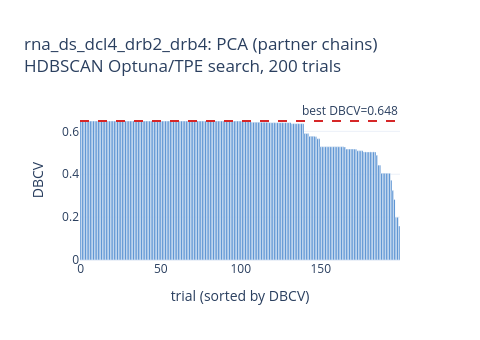
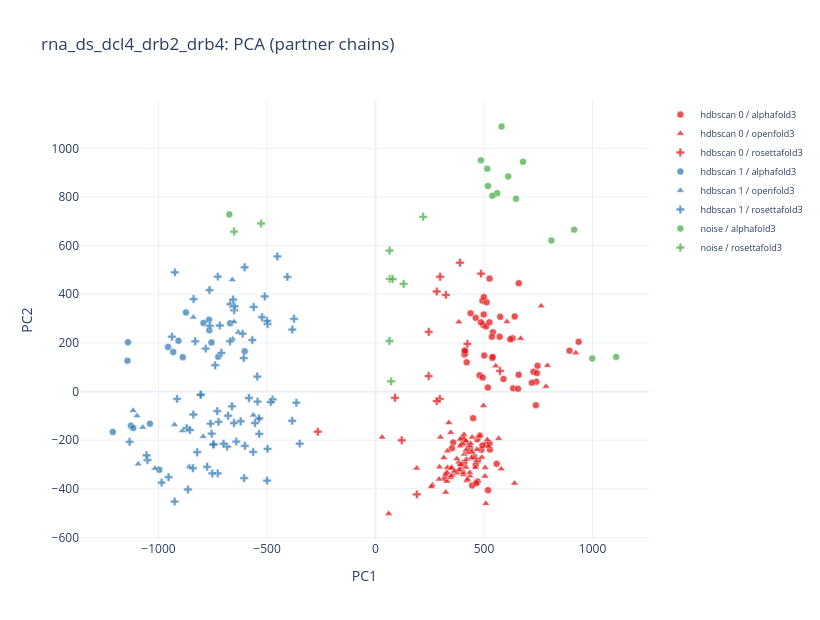

Notebook code for these charts, in order:
### Code cell
plot_pca(df, complex_name="rna_ds_dcl4_drb2_drb4", cluster_method="hdbscan", n_components="auto")  # HDBSCAN auto (Optuna/DBCV)

### Figure 1 — Plotly figure (JSON) as saved in the notebook; plotly's stock layout.template omitted (floating-point values rounded to 4 significant figures; data arrays with more than 128 entries replaced by an {"elided": "..."} marker saying what was removed)
{"data": [{"marker": {"color": "#1565C0"}, "name": "DBCV", "type": "bar", "x": {"elided": "200 int values"}, "y": {"elided": "200 float values"}}], "layout": {"annotations": [{"showarrow": false, "text": "best DBCV=0.648", "x": 1, "xanchor": "right", "xref": "x domain", "y": 0.6483, "yanchor": "bottom", "yref": "y"}], "height": 340, "shapes": [{"line": {"color": "#d62728", "dash": "dash"}, "type": "line", "x0": 0, "x1": 1, "xref": "x domain", "y0": 0.6483, "y1": 0.6483, "yref": "y"}], "showlegend": false, "title": {"text": "rna_ds_dcl4_drb2_drb4: PCA (partner chains)<br>HDBSCAN Optuna/TPE search, 200 trials"}, "width": 480, "xaxis": {"title": {"text": "trial (sorted by DBCV)"}}, "yaxis": {"title": {"text": "DBCV"}}}}

### Figure 2 — Plotly figure (JSON) as saved in the notebook; plotly's stock layout.template omitted (floating-point values rounded to 4 significant figures; data arrays with more than 128 entries replaced by an {"elided": "..."} marker saying what was removed)
{"data": [{"customdata": {"elided": "67x8 mixed values"}, "hovertemplate": "backend: %{customdata[0]}<br>seed: %{customdata[1]}<br>sample_index: %{customdata[2]}<br>cluster: %{customdata[3]}<br>ptm: %{customdata[4]}<br>iptm: %{customdata[5]}<br>ranking_score: %{customdata[6]}<br>cif_path: %{customdata[7]}<extra></extra>", "marker": {"color": "rgb(228,26,28)", "line": {"color": "white", "width": 0.5}, "opacity": 0.75, "size": 7, "symbol": "circle"}, "mode": "markers", "name": "hdbscan 0 / alphafold3", "type": "scatter", "x": [479.8, 589.6, 496.8, 492.6, 540.9, 571.9, 409.7, 413.5, 410.7, 501.0, 493.6, 453.4, 403.6, 321.3, 436.0, 358.2, 445.5, 470.3, 741.1, 464.1, 472.7, 536.0, 631.6, 660.0, 509.6, 621.2, 739.0, 461.7, 936.0, 894.1, 449.7, 511.8, 498.5, 537.7, 574.6, 409.7, 524.7, 480.6, 527.3, 641.2, 486.0, 411.6, 539.9, 517.7, 634.4, 487.8, 659.6, 438.1, 746.6, 720.3, 525.4, 395.3, 468.8, 558.0, 461.5, 656.5, 727.9, 420.0, 743.7, 493.2, 512.0, 426.4, 352.3, 402.2, 525.7, 499.5, 518.4], "y": [66.42, 51.55, 273.6, 373.6, 243.9, 225.3, 152.1, 158.1, 168.0, 148.3, 57.65, -265.9, -202.8, -357.7, -236.0, -209.6, -386.7, -370.0, 40.27, -377.0, -283.6, 225.1, 218.8, 445.3, 267.7, 215.2, -55.98, 302.9, 204.3, 168.1, -109.4, -217.0, 316.9, 137.9, 307.2, -291.8, 284.5, -180.5, -238.3, 308.7, 284.8, 167.8, 142.1, 16.64, 13.08, -239.5, 68.8, 322.1, 105.9, 36.21, -212.6, -301.7, -196.4, -297.2, -301.8, 11.13, 81.28, 120.0, 75.77, -221.9, 367.5, -223.8, -232.9, -192.2, 464.4, 388.7, -405.5]}, {"customdata": {"elided": "84x8 mixed values"}, "hovertemplate": "backend: %{customdata[0]}<br>seed: %{customdata[1]}<br>sample_index: %{customdata[2]}<br>cluster: %{customdata[3]}<br>ptm: %{customdata[4]}<br>iptm: %{customdata[5]}<br>ranking_score: %{customdata[6]}<br>cif_path: %{customdata[7]}<extra></extra>", "marker": {"color": "rgb(228,26,28)", "line": {"color": "white", "width": 0.5}, "opacity": 0.75, "size": 7, "symbol": "triangle-up"}, "mode": "markers", "name": "hdbscan 0 / openfold3", "type": "scatter", "x": [390.2, 327.9, 515.3, 315.0, 419.2, 403.9, 397.9, 337.6, 445.0, 668.7, 605.5, 505.5, 465.9, 352.5, 434.7, 353.2, 554.0, 329.6, 521.1, 399.7, 328.4, 331.2, 436.0, 323.5, 419.7, 323.4, 383.4, 460.2, 409.5, 372.6, 349.7, 402.7, 508.4, 441.3, 431.9, 345.0, 60.7, 434.3, 30.38, 383.8, 407.6, 444.1, 467.0, 437.9, 427.6, 640.6, 388.7, 189.7, 405.3, 389.4, 349.1, 331.4, 455.9, 393.1, 567.0, 442.6, 474.0, 480.8, 390.5, 579.3, 504.3, 420.5, 346.4, 424.3, 415.7, 403.2, 374.5, 489.8, 298.8, 294.6, 785.6, 348.3, 262.1, 386.1, 374.5, 792.7, 416.3, 922.9, 763.4, 257.3, 417.6, 293.2, 363.7, 497.6], "y": [-195.9, -331.3, -198.3, -272.1, -206.3, -218.0, -216.7, -128.6, -188.4, 217.9, 287.2, -313.1, -284.1, -312.5, -347.8, -341.9, 105.0, -369.5, -225.2, -213.2, -333.9, -312.7, -223.7, -414.7, -279.0, -340.7, -289.8, -312.4, -257.6, -329.9, -316.6, -326.4, -460.9, -250.8, -243.2, -354.8, -502.1, -333.4, -188.2, 286.2, -176.5, -247.6, -238.7, -213.7, -250.1, -377.5, -319.0, -315.2, -342.1, -299.0, -314.6, -244.7, -275.4, -300.1, -193.7, -272.8, -185.5, -182.2, -223.7, -318.4, -348.7, -366.7, -169.0, -360.8, -202.5, -335.1, -335.1, -270.6, -187.6, -310.7, 20.73, -347.5, -384.9, -322.7, -276.9, 106.7, -311.7, 158.8, 351.8, -391.6, -240.5, -360.7, -327.3, -58.14]}, {"customdata": [["rosettafold3", 11, 2, 1, 0.4456, 0.3917, -99.6, "rna_ds_dcl4_drb2_drb4/rosettafold_rna_ds_dcl4_drb2_drb4/rosettafold_results_seed-11/rna_ds_dcl4_drb2_drb4/seed-11_sample-2/rna_ds_dcl4_drb2_drb4_seed-11_sample-2_model_fixed.cif"], ["rosettafold3", 16, 0, 1, 0.4372, 0.3459, -99.64, "rna_ds_dcl4_drb2_drb4/rosettafold_rna_ds_dcl4_drb2_drb4/rosettafold_results_seed-16/rna_ds_dcl4_drb2_drb4/seed-16_sample-0/rna_ds_dcl4_drb2_drb4_seed-16_sample-0_model_fixed.cif"], ["rosettafold3", 16, 1, 1, 0.4364, 0.326, -99.65, "rna_ds_dcl4_drb2_drb4/rosettafold_rna_ds_dcl4_drb2_drb4/rosettafold_results_seed-16/rna_ds_dcl4_drb2_drb4/seed-16_sample-1/rna_ds_dcl4_drb2_drb4_seed-16_sample-1_model_fixed.cif"], ["rosettafold3", 16, 2, 1, 0.4373, 0.3456, -99.64, "rna_ds_dcl4_drb2_drb4/rosettafold_rna_ds_dcl4_drb2_drb4/rosettafold_results_seed-16/rna_ds_dcl4_drb2_drb4/seed-16_sample-2/rna_ds_dcl4_drb2_drb4_seed-16_sample-2_model_fixed.cif"], ["rosettafold3", 16, 3, 1, 0.4343, 0.3334, -99.65, "rna_ds_dcl4_drb2_drb4/rosettafold_rna_ds_dcl4_drb2_drb4/rosettafold_results_seed-16/rna_ds_dcl4_drb2_drb4/seed-16_sample-3/rna_ds_dcl4_drb2_drb4_seed-16_sample-3_model_fixed.cif"], ["rosettafold3", 16, 4, 1, 0.4388, 0.3476, -99.63, "rna_ds_dcl4_drb2_drb4/rosettafold_rna_ds_dcl4_drb2_drb4/rosettafold_results_seed-16/rna_ds_dcl4_drb2_drb4/seed-16_sample-4/rna_ds_dcl4_drb2_drb4_seed-16_sample-4_model_fixed.cif"], ["rosettafold3", 18, 0, 1, 0.4475, 0.3899, -99.6, "rna_ds_dcl4_drb2_drb4/rosettafold_rna_ds_dcl4_drb2_drb4/rosettafold_results_seed-18/rna_ds_dcl4_drb2_drb4/seed-18_sample-0/rna_ds_dcl4_drb2_drb4_seed-18_sample-0_model_fixed.cif"], ["rosettafold3", 19, 0, 1, 0.4532, 0.4191, -99.57, "rna_ds_dcl4_drb2_drb4/rosettafold_rna_ds_dcl4_drb2_drb4/rosettafold_results_seed-19/rna_ds_dcl4_drb2_drb4/seed-19_sample-0/rna_ds_dcl4_drb2_drb4_seed-19_sample-0_model_fixed.cif"], ["rosettafold3", 19, 1, 1, 0.4551, 0.4216, -99.57, "rna_ds_dcl4_drb2_drb4/rosettafold_rna_ds_dcl4_drb2_drb4/rosettafold_results_seed-19/rna_ds_dcl4_drb2_drb4/seed-19_sample-1/rna_ds_dcl4_drb2_drb4_seed-19_sample-1_model_fixed.cif"], ["rosettafold3", 19, 3, 1, 0.4531, 0.4207, -99.57, "rna_ds_dcl4_drb2_drb4/rosettafold_rna_ds_dcl4_drb2_drb4/rosettafold_results_seed-19/rna_ds_dcl4_drb2_drb4/seed-19_sample-3/rna_ds_dcl4_drb2_drb4_seed-19_sample-3_model_fixed.cif"], ["rosettafold3", 2, 3, 1, 0.4303, 0.341, -99.64, "rna_ds_dcl4_drb2_drb4/rosettafold_rna_ds_dcl4_drb2_drb4/rosettafold_results_seed-2/rna_ds_dcl4_drb2_drb4/seed-2_sample-3/rna_ds_dcl4_drb2_drb4_seed-2_sample-3_model_fixed.cif"], ["rosettafold3", 8, 0, 1, 0.4284, 0.3269, -99.65, "rna_ds_dcl4_drb2_drb4/rosettafold_rna_ds_dcl4_drb2_drb4/rosettafold_results_seed-8/rna_ds_dcl4_drb2_drb4/seed-8_sample-0/rna_ds_dcl4_drb2_drb4_seed-8_sample-0_model_fixed.cif"], ["rosettafold3", 8, 4, 1, 0.429, 0.3109, -99.67, "rna_ds_dcl4_drb2_drb4/rosettafold_rna_ds_dcl4_drb2_drb4/rosettafold_results_seed-8/rna_ds_dcl4_drb2_drb4/seed-8_sample-4/rna_ds_dcl4_drb2_drb4_seed-8_sample-4_model_fixed.cif"], ["rosettafold3", 9, 1, 2, 0.4457, 0.3554, -99.63, "rna_ds_dcl4_drb2_drb4/rosettafold_rna_ds_dcl4_drb2_drb4/rosettafold_results_seed-9/rna_ds_dcl4_drb2_drb4/seed-9_sample-1/rna_ds_dcl4_drb2_drb4_seed-9_sample-1_model_fixed.cif"], ["rosettafold3", 9, 2, 1, 0.4414, 0.351, -99.63, "rna_ds_dcl4_drb2_drb4/rosettafold_rna_ds_dcl4_drb2_drb4/rosettafold_results_seed-9/rna_ds_dcl4_drb2_drb4/seed-9_sample-2/rna_ds_dcl4_drb2_drb4_seed-9_sample-2_model_fixed.cif"]], "hovertemplate": "backend: %{customdata[0]}<br>seed: %{customdata[1]}<br>sample_index: %{customdata[2]}<br>cluster: %{customdata[3]}<br>ptm: %{customdata[4]}<br>iptm: %{customdata[5]}<br>ranking_score: %{customdata[6]}<br>cif_path: %{customdata[7]}<extra></extra>", "marker": {"color": "rgb(228,26,28)", "line": {"color": "white", "width": 0.5}, "opacity": 0.75, "size": 7, "symbol": "cross"}, "mode": "markers", "name": "hdbscan 0 / rosettafold3", "type": "scatter", "x": [423.2, 324.1, 190.5, 486.5, 573.5, 282.2, 120.7, 296.1, 89.58, 282.3, 388.9, 244.9, 245.1, -266.3, 297.7], "y": [195.9, 397.4, -423.0, 484.8, 84.63, 411.4, -200.5, -30.25, -25.88, -39.64, 529.7, 63.63, 245.6, -165.2, 472.0]}, {"customdata": {"elided": "19x8 mixed values"}, "hovertemplate": "backend: %{customdata[0]}<br>seed: %{customdata[1]}<br>sample_index: %{customdata[2]}<br>cluster: %{customdata[3]}<br>ptm: %{customdata[4]}<br>iptm: %{customdata[5]}<br>ranking_score: %{customdata[6]}<br>cif_path: %{customdata[7]}<extra></extra>", "marker": {"color": "rgb(55,126,184)", "line": {"color": "white", "width": 0.5}, "opacity": 0.75, "size": 7, "symbol": "circle"}, "mode": "markers", "name": "hdbscan 1 / alphafold3", "type": "scatter", "x": [-765.8, -756.1, -724.9, -1040.0, -793.0, -670.0, -602.9, -1141.0, -956.3, -888.3, -873.5, -1143.0, -996.5, -932.2, -908.3, -767.1, -1211.0, -1128.0, -1116.0], "y": [252.1, 202.1, 143.2, -132.3, 282.3, 280.6, 165.4, 202.7, 183.3, 141.2, 325.1, 126.3, -321.6, 163.0, 208.8, 295.2, -166.1, -140.3, -150.2]}, {"customdata": [["openfold3", 1, null, 2, 0.4903, 0.2658, 0.3171, "rna_ds_dcl4_drb2_drb4/openfold_rna_ds_dcl4_drb2_drb4/openfold_results_seed-1/rna_ds_dcl4_drb2_drb4/seed_1/rna_ds_dcl4_drb2_drb4_seed_1_sample_4_model_fixed.cif"], ["openfold3", 11, null, 2, 0.4899, 0.3429, 0.3882, "rna_ds_dcl4_drb2_drb4/openfold_rna_ds_dcl4_drb2_drb4/openfold_results_seed-11/rna_ds_dcl4_drb2_drb4/seed_11/rna_ds_dcl4_drb2_drb4_seed_11_sample_1_model_fixed.cif"], ["openfold3", 11, null, 2, 0.4893, 0.2715, 0.3243, "rna_ds_dcl4_drb2_drb4/openfold_rna_ds_dcl4_drb2_drb4/openfold_results_seed-11/rna_ds_dcl4_drb2_drb4/seed_11/rna_ds_dcl4_drb2_drb4_seed_11_sample_2_model_fixed.cif"], ["openfold3", 11, null, 2, 0.4804, 0.2445, 0.2963, "rna_ds_dcl4_drb2_drb4/openfold_rna_ds_dcl4_drb2_drb4/openfold_results_seed-11/rna_ds_dcl4_drb2_drb4/seed_11/rna_ds_dcl4_drb2_drb4_seed_11_sample_4_model_fixed.cif"], ["openfold3", 13, null, 2, 0.4731, 0.2727, 0.3182, "rna_ds_dcl4_drb2_drb4/openfold_rna_ds_dcl4_drb2_drb4/openfold_results_seed-13/rna_ds_dcl4_drb2_drb4/seed_13/rna_ds_dcl4_drb2_drb4_seed_13_sample_1_model_fixed.cif"], ["openfold3", 13, null, 2, 0.4836, 0.2661, 0.3186, "rna_ds_dcl4_drb2_drb4/openfold_rna_ds_dcl4_drb2_drb4/openfold_results_seed-13/rna_ds_dcl4_drb2_drb4/seed_13/rna_ds_dcl4_drb2_drb4_seed_13_sample_3_model_fixed.cif"], ["openfold3", 13, null, 2, 0.4818, 0.2493, 0.2984, "rna_ds_dcl4_drb2_drb4/openfold_rna_ds_dcl4_drb2_drb4/openfold_results_seed-13/rna_ds_dcl4_drb2_drb4/seed_13/rna_ds_dcl4_drb2_drb4_seed_13_sample_4_model_fixed.cif"], ["openfold3", 13, null, 2, 0.4836, 0.2408, 0.3038, "rna_ds_dcl4_drb2_drb4/openfold_rna_ds_dcl4_drb2_drb4/openfold_results_seed-13/rna_ds_dcl4_drb2_drb4/seed_13/rna_ds_dcl4_drb2_drb4_seed_13_sample_5_model_fixed.cif"], ["openfold3", 16, null, 2, 0.4613, 0.2568, 0.2977, "rna_ds_dcl4_drb2_drb4/openfold_rna_ds_dcl4_drb2_drb4/openfold_results_seed-16/rna_ds_dcl4_drb2_drb4/seed_16/rna_ds_dcl4_drb2_drb4_seed_16_sample_5_model_fixed.cif"], ["openfold3", 17, null, 2, 0.512, 0.3839, 0.4111, "rna_ds_dcl4_drb2_drb4/openfold_rna_ds_dcl4_drb2_drb4/openfold_results_seed-17/rna_ds_dcl4_drb2_drb4/seed_17/rna_ds_dcl4_drb2_drb4_seed_17_sample_1_model_fixed.cif"], ["openfold3", 17, null, 2, 0.5066, 0.3719, 0.3989, "rna_ds_dcl4_drb2_drb4/openfold_rna_ds_dcl4_drb2_drb4/openfold_results_seed-17/rna_ds_dcl4_drb2_drb4/seed_17/rna_ds_dcl4_drb2_drb4_seed_17_sample_2_model_fixed.cif"], ["openfold3", 19, null, 2, 0.4891, 0.3079, 0.358, "rna_ds_dcl4_drb2_drb4/openfold_rna_ds_dcl4_drb2_drb4/openfold_results_seed-19/rna_ds_dcl4_drb2_drb4/seed_19/rna_ds_dcl4_drb2_drb4_seed_19_sample_1_model_fixed.cif"], ["openfold3", 19, null, 2, 0.4801, 0.3047, 0.3478, "rna_ds_dcl4_drb2_drb4/openfold_rna_ds_dcl4_drb2_drb4/openfold_results_seed-19/rna_ds_dcl4_drb2_drb4/seed_19/rna_ds_dcl4_drb2_drb4_seed_19_sample_2_model_fixed.cif"], ["openfold3", 19, null, 2, 0.4963, 0.3124, 0.3645, "rna_ds_dcl4_drb2_drb4/openfold_rna_ds_dcl4_drb2_drb4/openfold_results_seed-19/rna_ds_dcl4_drb2_drb4/seed_19/rna_ds_dcl4_drb2_drb4_seed_19_sample_3_model_fixed.cif"], ["openfold3", 19, null, 2, 0.4835, 0.2998, 0.3434, "rna_ds_dcl4_drb2_drb4/openfold_rna_ds_dcl4_drb2_drb4/openfold_results_seed-19/rna_ds_dcl4_drb2_drb4/seed_19/rna_ds_dcl4_drb2_drb4_seed_19_sample_4_model_fixed.cif"], ["openfold3", 20, null, 2, 0.512, 0.4376, 0.4545, "rna_ds_dcl4_drb2_drb4/openfold_rna_ds_dcl4_drb2_drb4/openfold_results_seed-20/rna_ds_dcl4_drb2_drb4/seed_20/rna_ds_dcl4_drb2_drb4_seed_20_sample_3_model_fixed.cif"]], "hovertemplate": "backend: %{customdata[0]}<br>seed: %{customdata[1]}<br>sample_index: %{customdata[2]}<br>cluster: %{customdata[3]}<br>ptm: %{customdata[4]}<br>iptm: %{customdata[5]}<br>ranking_score: %{customdata[6]}<br>cif_path: %{customdata[7]}<extra></extra>", "marker": {"color": "rgb(55,126,184)", "line": {"color": "white", "width": 0.5}, "opacity": 0.75, "size": 7, "symbol": "triangle-up"}, "mode": "markers", "name": "hdbscan 1 / openfold3", "type": "scatter", "x": [-660.1, -658.3, -651.7, -537.2, -563.0, -632.2, -794.5, -1016.0, -840.0, -889.9, -858.4, -1099.0, -1073.0, -1117.0, -926.4, -1094.0], "y": [459.1, 215.5, 286.6, -111.9, -97.08, 243.7, -185.2, -315.9, 305.2, -161.1, -309.7, -100.0, -147.4, -78.45, -137.1, -298.6]}, {"customdata": {"elided": "76x8 mixed values"}, "hovertemplate": "backend: %{customdata[0]}<br>seed: %{customdata[1]}<br>sample_index: %{customdata[2]}<br>cluster: %{customdata[3]}<br>ptm: %{customdata[4]}<br>iptm: %{customdata[5]}<br>ranking_score: %{customdata[6]}<br>cif_path: %{customdata[7]}<extra></extra>", "marker": {"color": "rgb(55,126,184)", "line": {"color": "white", "width": 0.5}, "opacity": 0.75, "size": 7, "symbol": "cross"}, "mode": "markers", "name": "hdbscan 1 / rosettafold3", "type": "scatter", "x": [-727.5, -605.4, -953.8, -752.3, -776.2, -782.8, -545.1, -839.5, -669.2, -603.1, -612.6, -838.5, -383.3, -452.5, -831.0, -536.7, -497.6, -745.0, -583.1, -683.8, -651.3, -641.4, -723.5, -869.8, -765.3, -924.7, -726.8, -803.5, -364.8, -986.0, -384.0, -841.8, -914.4, -561.6, -938.2, -497.5, -474.3, -621.5, -670.2, -499.8, -729.2, -763.7, -747.5, -1051.0, -1055.0, -1133.0, -926.0, -510.5, -543.7, -649.5, -555.2, -806.2, -602.2, -821.8, -499.7, -406.1, -523.2, -760.3, -717.6, -710.2, -652.1, -661.4, -755.2, -739.0, -567.8, -656.3, -855.7, -700.3, -679.5, -482.4, -607.2, -864.5, -536.1, -375.6, -563.9, -349.6], "y": [-336.8, -356.3, -352.3, -336.9, -309.5, 176.5, 61.63, -94.48, 359.6, 510.9, 237.7, 380.3, 254.8, 555.4, 206.5, -110.6, -235.7, -217.3, -26.62, -226.4, 334.2, -205.7, -125.0, -150.6, 417.2, 490.0, 472.3, -11.89, -45.98, -374.6, -120.4, -315.5, -30.23, 347.7, 225.4, 277.1, -32.61, -122.2, 206.4, 290.1, -80.79, 270.4, -217.9, -281.6, -262.3, -206.7, -452.5, 390.9, -41.23, 350.7, -129.9, -13.72, -223.2, -249.5, -366.6, 471.3, 305.6, -131.9, 271.6, 159.2, -129.4, -60.79, -173.4, 108.3, 211.8, 378.1, -158.3, -214.6, -99.56, -43.31, 137.6, -402.8, -174.1, 299.1, -248.4, -214.4]}, {"customdata": [["alphafold3", 10, 1, 1, 0.49, 0.3, 0.34, "rna_ds_dcl4_drb2_drb4/alphafold3_rna_ds_dcl4_drb2_drb4/seed-10_sample-1/rna_ds_dcl4_drb2_drb4_seed-10_sample-1_model.cif"], ["alphafold3", 15, 4, 1, 0.5, 0.32, 0.36, "rna_ds_dcl4_drb2_drb4/alphafold3_rna_ds_dcl4_drb2_drb4/seed-15_sample-4/rna_ds_dcl4_drb2_drb4_seed-15_sample-4_model.cif"], ["alphafold3", 17, 1, 2, 0.49, 0.29, 0.33, "rna_ds_dcl4_drb2_drb4/alphafold3_rna_ds_dcl4_drb2_drb4/seed-17_sample-1/rna_ds_dcl4_drb2_drb4_seed-17_sample-1_model.cif"], ["alphafold3", 17, 4, 1, 0.49, 0.3, 0.34, "rna_ds_dcl4_drb2_drb4/alphafold3_rna_ds_dcl4_drb2_drb4/seed-17_sample-4/rna_ds_dcl4_drb2_drb4_seed-17_sample-4_model.cif"], ["alphafold3", 18, 0, 1, 0.48, 0.3, 0.34, "rna_ds_dcl4_drb2_drb4/alphafold3_rna_ds_dcl4_drb2_drb4/seed-18_sample-0/rna_ds_dcl4_drb2_drb4_seed-18_sample-0_model.cif"], ["alphafold3", 18, 3, 1, 0.48, 0.31, 0.34, "rna_ds_dcl4_drb2_drb4/alphafold3_rna_ds_dcl4_drb2_drb4/seed-18_sample-3/rna_ds_dcl4_drb2_drb4_seed-18_sample-3_model.cif"], ["alphafold3", 1, 0, 1, 0.49, 0.31, 0.35, "rna_ds_dcl4_drb2_drb4/alphafold3_rna_ds_dcl4_drb2_drb4/seed-1_sample-0/rna_ds_dcl4_drb2_drb4_seed-1_sample-0_model.cif"], ["alphafold3", 1, 2, 1, 0.51, 0.31, 0.4, "rna_ds_dcl4_drb2_drb4/alphafold3_rna_ds_dcl4_drb2_drb4/seed-1_sample-2/rna_ds_dcl4_drb2_drb4_seed-1_sample-2_model.cif"], ["alphafold3", 1, 3, 1, 0.51, 0.32, 0.36, "rna_ds_dcl4_drb2_drb4/alphafold3_rna_ds_dcl4_drb2_drb4/seed-1_sample-3/rna_ds_dcl4_drb2_drb4_seed-1_sample-3_model.cif"], ["alphafold3", 1, 4, 1, 0.49, 0.3, 0.34, "rna_ds_dcl4_drb2_drb4/alphafold3_rna_ds_dcl4_drb2_drb4/seed-1_sample-4/rna_ds_dcl4_drb2_drb4_seed-1_sample-4_model.cif"], ["alphafold3", 4, 2, 1, 0.51, 0.31, 0.43, "rna_ds_dcl4_drb2_drb4/alphafold3_rna_ds_dcl4_drb2_drb4/seed-4_sample-2/rna_ds_dcl4_drb2_drb4_seed-4_sample-2_model.cif"], ["alphafold3", 7, 3, 1, 0.49, 0.3, 0.34, "rna_ds_dcl4_drb2_drb4/alphafold3_rna_ds_dcl4_drb2_drb4/seed-7_sample-3/rna_ds_dcl4_drb2_drb4_seed-7_sample-3_model.cif"], ["alphafold3", 9, 0, 1, 0.48, 0.3, 0.34, "rna_ds_dcl4_drb2_drb4/alphafold3_rna_ds_dcl4_drb2_drb4/seed-9_sample-0/rna_ds_dcl4_drb2_drb4_seed-9_sample-0_model.cif"], ["alphafold3", 9, 4, 1, 0.47, 0.3, 0.34, "rna_ds_dcl4_drb2_drb4/alphafold3_rna_ds_dcl4_drb2_drb4/seed-9_sample-4/rna_ds_dcl4_drb2_drb4_seed-9_sample-4_model.cif"]], "hovertemplate": "backend: %{customdata[0]}<br>seed: %{customdata[1]}<br>sample_index: %{customdata[2]}<br>cluster: %{customdata[3]}<br>ptm: %{customdata[4]}<br>iptm: %{customdata[5]}<br>ranking_score: %{customdata[6]}<br>cif_path: %{customdata[7]}<extra></extra>", "marker": {"color": "rgb(77,175,74)", "line": {"color": "white", "width": 0.5}, "opacity": 0.75, "size": 7, "symbol": "circle"}, "mode": "markers", "name": "noise / alphafold3", "type": "scatter", "x": [518.1, 580.8, -673.7, 560.1, 647.2, 611.3, 810.4, 998.7, 915.4, 1109.0, 538.3, 514.7, 485.7, 679.6], "y": [845.3, 1090.0, 728.4, 815.8, 793.2, 884.3, 621.5, 136.2, 665.7, 142.3, 805.5, 916.2, 950.9, 944.9]}, {"customdata": [["rosettafold3", 14, 3, 2, 0.4524, 0.4037, -99.59, "rna_ds_dcl4_drb2_drb4/rosettafold_rna_ds_dcl4_drb2_drb4/rosettafold_results_seed-14/rna_ds_dcl4_drb2_drb4/seed-14_sample-3/rna_ds_dcl4_drb2_drb4_seed-14_sample-3_model_fixed.cif"], ["rosettafold3", 17, 1, 1, 0.4353, 0.3833, -99.61, "rna_ds_dcl4_drb2_drb4/rosettafold_rna_ds_dcl4_drb2_drb4/rosettafold_results_seed-17/rna_ds_dcl4_drb2_drb4/seed-17_sample-1/rna_ds_dcl4_drb2_drb4_seed-17_sample-1_model_fixed.cif"], ["rosettafold3", 18, 4, 2, 0.4462, 0.3888, -99.6, "rna_ds_dcl4_drb2_drb4/rosettafold_rna_ds_dcl4_drb2_drb4/rosettafold_results_seed-18/rna_ds_dcl4_drb2_drb4/seed-18_sample-4/rna_ds_dcl4_drb2_drb4_seed-18_sample-4_model_fixed.cif"], ["rosettafold3", 19, 2, 1, 0.455, 0.4203, -99.57, "rna_ds_dcl4_drb2_drb4/rosettafold_rna_ds_dcl4_drb2_drb4/rosettafold_results_seed-19/rna_ds_dcl4_drb2_drb4/seed-19_sample-2/rna_ds_dcl4_drb2_drb4_seed-19_sample-2_model_fixed.cif"], ["rosettafold3", 2, 0, 1, 0.4359, 0.3499, -99.63, "rna_ds_dcl4_drb2_drb4/rosettafold_rna_ds_dcl4_drb2_drb4/rosettafold_results_seed-2/rna_ds_dcl4_drb2_drb4/seed-2_sample-0/rna_ds_dcl4_drb2_drb4_seed-2_sample-0_model_fixed.cif"], ["rosettafold3", 2, 1, 1, 0.4327, 0.3302, -99.65, "rna_ds_dcl4_drb2_drb4/rosettafold_rna_ds_dcl4_drb2_drb4/rosettafold_results_seed-2/rna_ds_dcl4_drb2_drb4/seed-2_sample-1/rna_ds_dcl4_drb2_drb4_seed-2_sample-1_model_fixed.cif"], ["rosettafold3", 2, 4, 1, 0.4346, 0.3488, -99.63, "rna_ds_dcl4_drb2_drb4/rosettafold_rna_ds_dcl4_drb2_drb4/rosettafold_results_seed-2/rna_ds_dcl4_drb2_drb4/seed-2_sample-4/rna_ds_dcl4_drb2_drb4_seed-2_sample-4_model_fixed.cif"], ["rosettafold3", 8, 3, 1, 0.4302, 0.3305, -99.65, "rna_ds_dcl4_drb2_drb4/rosettafold_rna_ds_dcl4_drb2_drb4/rosettafold_results_seed-8/rna_ds_dcl4_drb2_drb4/seed-8_sample-3/rna_ds_dcl4_drb2_drb4_seed-8_sample-3_model_fixed.cif"], ["rosettafold3", 9, 4, 1, 0.4376, 0.3366, -99.64, "rna_ds_dcl4_drb2_drb4/rosettafold_rna_ds_dcl4_drb2_drb4/rosettafold_results_seed-9/rna_ds_dcl4_drb2_drb4/seed-9_sample-4/rna_ds_dcl4_drb2_drb4_seed-9_sample-4_model_fixed.cif"]], "hovertemplate": "backend: %{customdata[0]}<br>seed: %{customdata[1]}<br>sample_index: %{customdata[2]}<br>cluster: %{customdata[3]}<br>ptm: %{customdata[4]}<br>iptm: %{customdata[5]}<br>ranking_score: %{customdata[6]}<br>cif_path: %{customdata[7]}<extra></extra>", "marker": {"color": "rgb(77,175,74)", "line": {"color": "white", "width": 0.5}, "opacity": 0.75, "size": 7, "symbol": "cross"}, "mode": "markers", "name": "noise / rosettafold3", "type": "scatter", "x": [-651.9, 129.6, -527.2, 71.86, 64.38, 64.86, 219.4, 78.63, 64.7], "y": [657.8, 442.5, 691.0, 41.84, 207.8, 463.1, 718.4, 462.4, 579.8]}], "layout": {"height": 620, "legend": {"font": {"size": 9}}, "title": {"text": "rna_ds_dcl4_drb2_drb4: PCA (partner chains)"}, "width": 820, "xaxis": {"title": {"text": "PC1"}}, "yaxis": {"title": {"text": "PC2"}}}}
